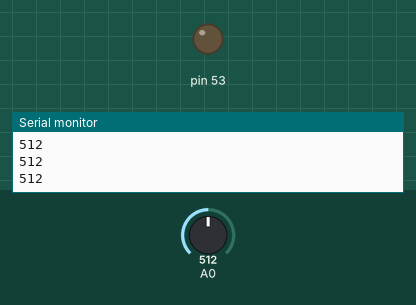
This sketch was run on a simulated Arduino Mega 2560, built with avr-gcc and run on an emulated ATmega2560. Parts: output pins drawn as LEDs (lit = HIGH), the last lines printed to the serial monitor. Inputs (shaded band) come from the test bench; at power-on: A0 = 512.

Above: at 1.2 s.
1.3 s: A0 set to 133
2.8 s: A0 set to 119
At 3.7 s:
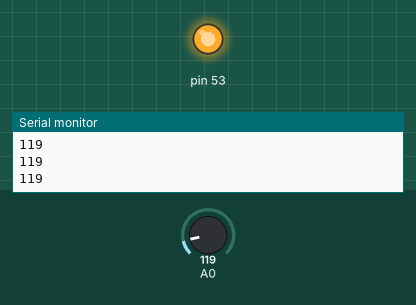
4.3 s: A0 set to 138
At 4.9 s:
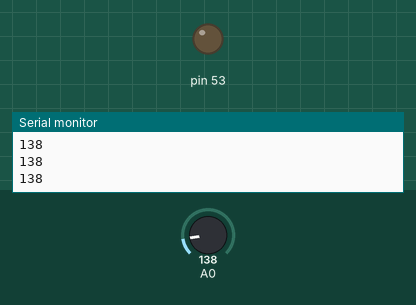
5.8 s: A0 set to 122
At 7.2 s:
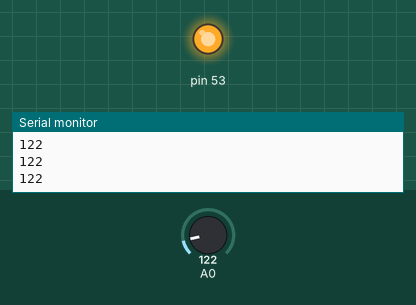
Timing chart, 0 to 8.3 s (numbered marks = the images above; inputs shaded):
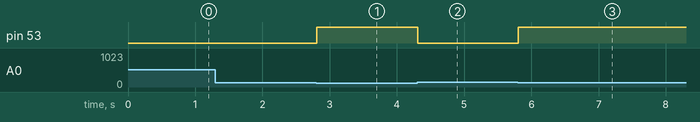

Measured:
- the behaviour switches between 128 and 127 on A0 (found by bisection; images 0 and 1)
- after the input at 2.8 s, pin 53: LOW → HIGH at once
- after the input at 4.3 s, pin 53: HIGH → LOW at once
- after the input at 5.8 s, pin 53: LOW → HIGH at once

The sketch:

a2d_single10.ino
```cpp
/*
  Analog to Digital Converter - Register Level
  10 bit resolution - Single channel
  IMPORTANT !!! access ADCL before ADCH !!!

  Tennessee Technological University
  Tristan Hill - Jan 12, 2016

*/
int val;

// the setup function runs once when you press reset or power the board
void setup() {

  // set up LED for testing
  DDRB = DDRB | B00000001;  // sets Arduino Mega pins 53 as output


  // setup analog to digital converter
  ADMUX |= B00000000;
  // Set ADC reference to AVREF (bit7-6,REFS1-0)
  // Left adjust ADC result to allow easy 8 bit reading (bit5,ADLAR)
  // Use AC0 (bit4-0,MUX4-0)

  ADCSRA |= B10000111;
  // Enable ADC (bit7,ADEN)
  // Start A2D Conversions (bit6,ADSC)
  // Dont Enable auto trigger (bit5,ADATE)
  // Clear Interrupt Flag (bit4,ADIF)
  // Enable Interrupts (bit3,ADIE)
  // Set ADC prescalar to 128 - 125KHz sample rate @ 16MHz (bit 0-2,ADPS2-0)

  // setup serail monitior
  Serial.begin(9600);          //  setup serial
  while (! Serial);
  Serial.println("Hello World!");

}

// the loop function runs over and over again forever
void loop() {

  //ADMUX &= ~(1<<MUX0); // change channel to ADC0
  ADCSRA |= (1<<ADSC); //start conversions
  while (!(ADCSRA&B00010000)); // wait for conversion flag(ADIF)
  val=ADCL+ADCH*256; // IMPORTANT !!! access ADCL before ADCH !!!

  Serial.println(val); //debug print
  if (val<128){
    PORTB |= B00000001; //LED 0 anode high (on)
  } else {
    PORTB  &= B11111110;// LED 0 anode low (off)
  }
  ADCSRA |= (1<<ADIF); //clear conversion flag

}
```
